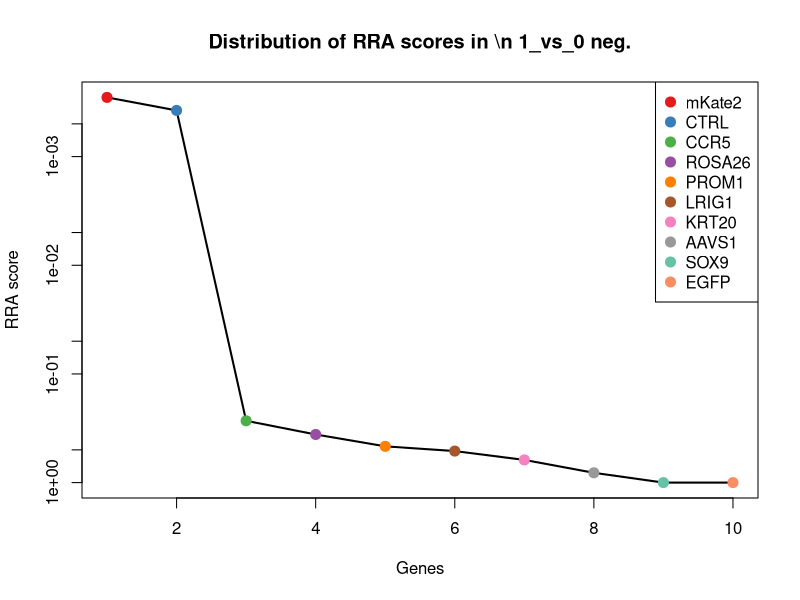
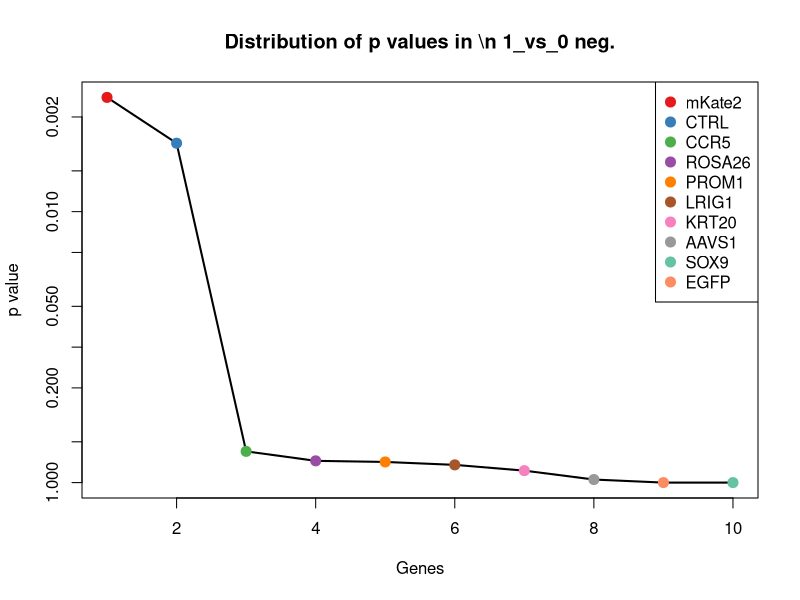
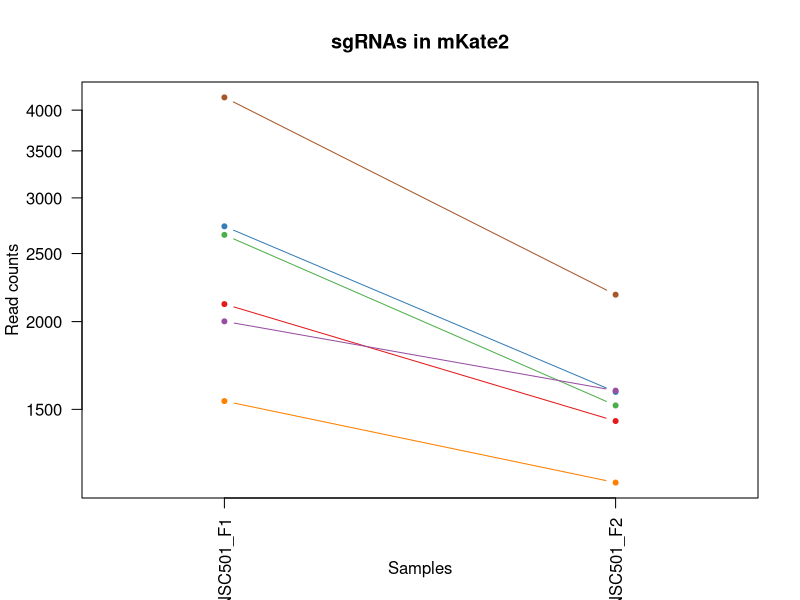
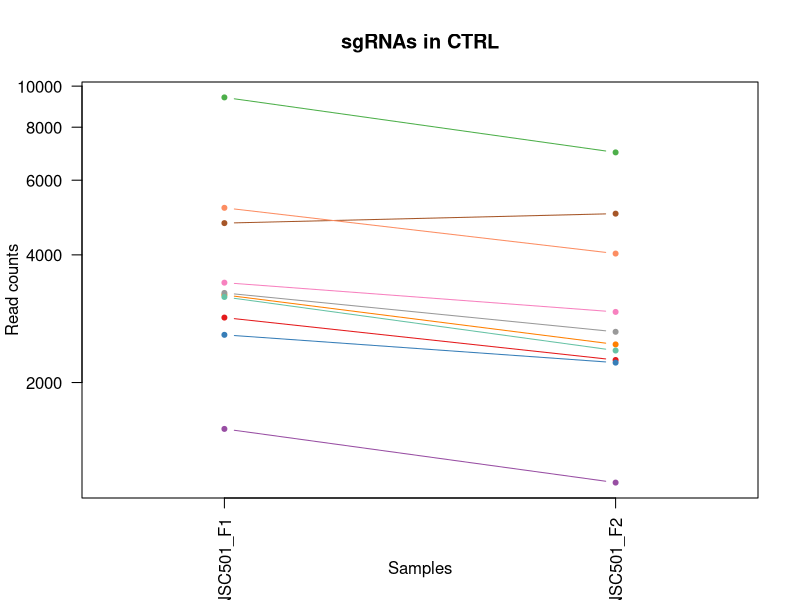
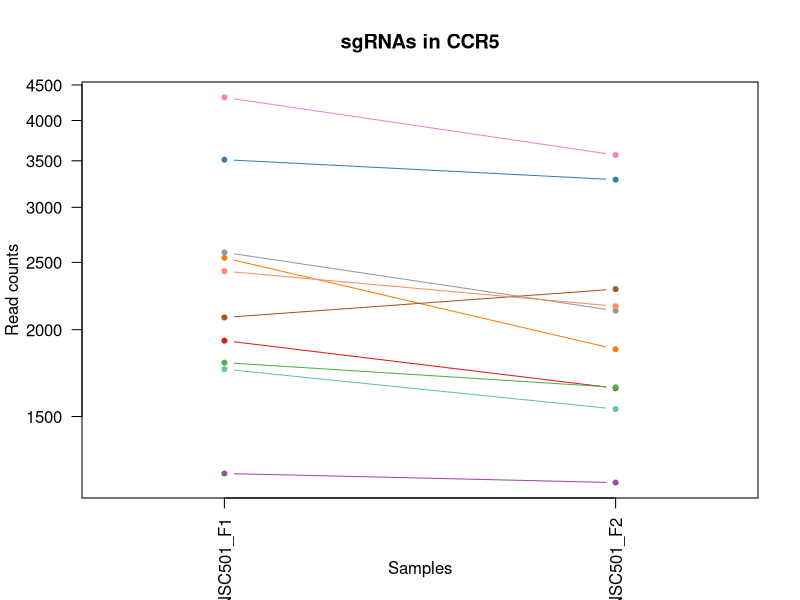
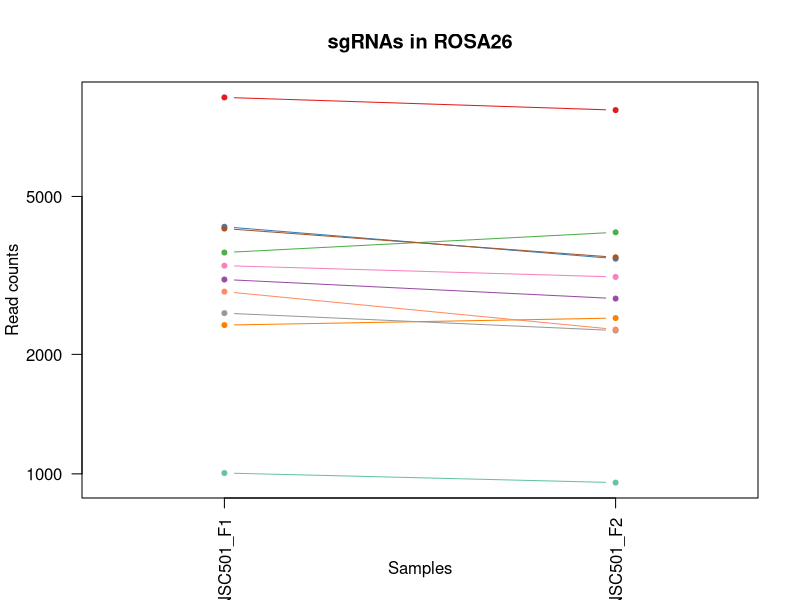
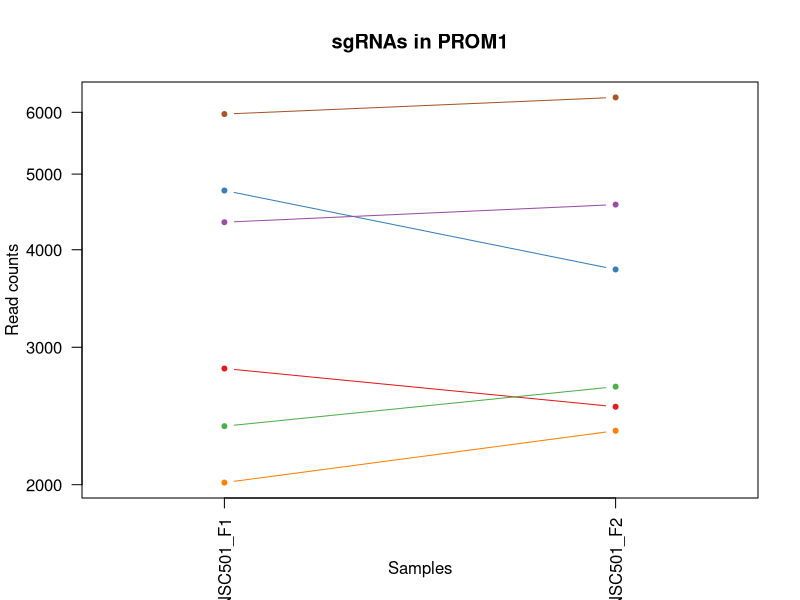
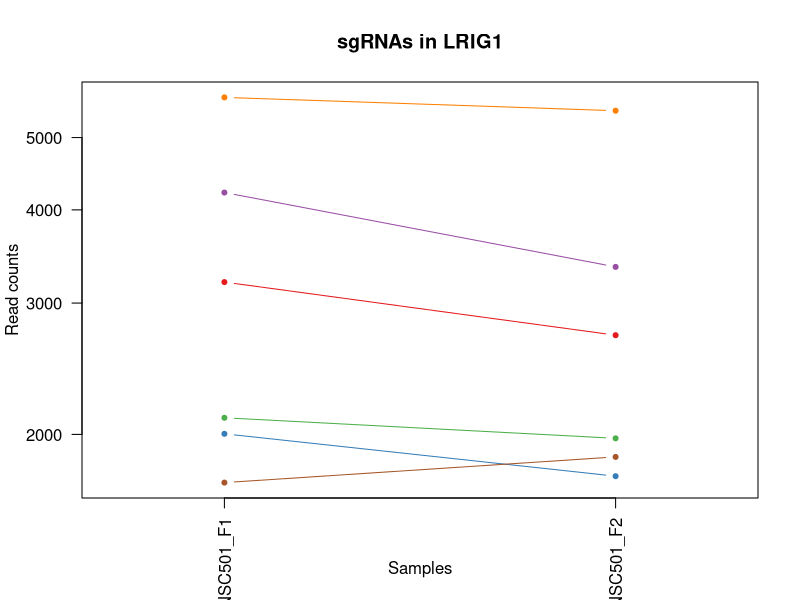

R code for these plots, in order: (Note: this script raises an error after producing the figures.)
pdf(file='S1A_c0_t1.pdf',width=4.5,height=4.5);
gstable=read.table('S1A_c0_t1.gene_summary.txt',header=T)
# 
#
# parameters
# Do not modify the variables beginning with "__"

# gstablename='__GENE_SUMMARY_FILE__'
startindex=3
# outputfile='__OUTPUT_FILE__'
targetgenelist=c("mKate2","CTRL","CCR5","ROSA26","PROM1","LRIG1","KRT20","AAVS1","SOX9","EGFP")
# samplelabel=sub('.\\w+.\\w+$','',colnames(gstable)[startindex]);
samplelabel='1_vs_0 neg.'


# You need to write some codes in front of this code:
# gstable=read.table(gstablename,header=T)
# pdf(file=outputfile,width=6,height=6)


# set up color using RColorBrewer
#library(RColorBrewer)
#colors <- brewer.pal(length(targetgenelist), "Set1")

colors=c( "#E41A1C", "#377EB8", "#4DAF4A", "#984EA3", "#FF7F00",  "#A65628", "#F781BF",
          "#999999", "#66C2A5", "#FC8D62", "#8DA0CB", "#E78AC3", "#A6D854", "#FFD92F", "#E5C494", "#B3B3B3", 
          "#8DD3C7", "#FFFFB3", "#BEBADA", "#FB8072", "#80B1D3", "#FDB462", "#B3DE69", "#FCCDE5",
          "#D9D9D9", "#BC80BD", "#CCEBC5", "#FFED6F")

######
# function definition

plotrankedvalues<-function(val, tglist, ...){
  
  plot(val,log='y',ylim=c(max(val),min(val)),type='l',lwd=2, ...)
  if(length(tglist)>0){
    for(i in 1:length(tglist)){
      targetgene=tglist[i];
      tx=which(names(val)==targetgene);ty=val[targetgene];
      points(tx,ty,col=colors[(i %% length(colors)) ],cex=2,pch=20)
      # text(tx+50,ty,targetgene,col=colors[i])
    }
    legend('topright',tglist,pch=20,pt.cex = 2,cex=1,col=colors)
  }
}



plotrandvalues<-function(val,targetgenelist, ...){
  # choose the one with the best distance distribution
  
  mindiffvalue=0;
  randval=val;
  for(i in 1:20){
    randval0=sample(val)
    vindex=sort(which(names(randval0) %in% targetgenelist))
    if(max(vindex)>0.9*length(val)){
      # print('pass...')
      next;
    }
    mindiffind=min(diff(vindex));
    if (mindiffind > mindiffvalue){
      mindiffvalue=mindiffind;
      randval=randval0;
      # print(paste('Diff: ',mindiffvalue))
    }
  }
  plot(randval,log='y',ylim=c(max(randval),min(randval)),pch=20,col='grey', ...)
  
  if(length(targetgenelist)>0){
    for(i in 1:length(targetgenelist)){
      targetgene=targetgenelist[i];
      tx=which(names(randval)==targetgene);ty=randval[targetgene];
      points(tx,ty,col=colors[(i %% length(colors)) ],cex=2,pch=20)
      text(tx+50,ty,targetgene,col=colors[i])
    }
  }
  
}




# set.seed(1235)



pvec=gstable[,startindex]
names(pvec)=gstable[,'id']
pvec=sort(pvec);

plotrankedvalues(pvec,targetgenelist,xlab='Genes',ylab='RRA score',main=paste('Distribution of RRA scores in \\n',samplelabel))

# plotrandvalues(pvec,targetgenelist,xlab='Genes',ylab='RRA score',main=paste('Distribution of RRA scores in \\n',samplelabel))


pvec=gstable[,startindex+1]
names(pvec)=gstable[,'id']
pvec=sort(pvec);

plotrankedvalues(pvec,targetgenelist,xlab='Genes',ylab='p value',main=paste('Distribution of p values in \\n',samplelabel))

# plotrandvalues(pvec,targetgenelist,xlab='Genes',ylab='p value',main=paste('Distribution of p values in \\n',samplelabel))



# you need to write after this code:
# dev.off()






# parameters
# Do not modify the variables beginning with "__"
targetmat=list(c(2116.9942217469297,1442.6934322582097),c(2732.079827702999,1587.192138509827),c(2656.6327367437307,1518.3832307709615),c(2000.6266746741596,1594.0730292837136),c(1540.2715433972678,1178.9259525925593),c(4169.410848689739,2183.5360055799933))
targetgene="mKate2"
collabel=c("S01_MNSC501_F1","S02_MNSC501_F2")

# set up color using RColorBrewer
#library(RColorBrewer)
#colors <- brewer.pal(length(targetgenelist), "Set1")

colors=c( "#E41A1C", "#377EB8", "#4DAF4A", "#984EA3", "#FF7F00",  "#A65628", "#F781BF",
          "#999999", "#66C2A5", "#FC8D62", "#8DA0CB", "#E78AC3", "#A6D854", "#FFD92F", "#E5C494", "#B3B3B3", 
          "#8DD3C7", "#FFFFB3", "#BEBADA", "#FB8072", "#80B1D3", "#FDB462", "#B3DE69", "#FCCDE5",
          "#D9D9D9", "#BC80BD", "#CCEBC5", "#FFED6F")


## code

targetmatvec=unlist(targetmat)+1
yrange=range(targetmatvec[targetmatvec>0]);
# yrange[1]=1; # set the minimum value to 1
for(i in 1:length(targetmat)){
  vali=targetmat[[i]]+1;
  if(i==1){
    plot(1:length(vali),vali,type='b',las=1,pch=20,main=paste('sgRNAs in',targetgene),ylab='Read counts',xlab='Samples',xlim=c(0.7,length(vali)+0.3),ylim = yrange,col=colors[(i %% length(colors))],xaxt='n',log='y')
    axis(1,at=1:length(vali),labels=(collabel),las=2)
    # lines(0:100,rep(1,101),col='black');
  }else{
    lines(1:length(vali),vali,type='b',pch=20,col=colors[(i %% length(colors))])
  }
}




# parameters
# Do not modify the variables beginning with "__"
targetmat=list(c(2844.6110820151284,2259.225804092745),c(2590.136995559291,2227.1149804812744),c(9404.671702710839,6977.223244720944),c(1553.6985680595103,1160.5769105288618),c(3217.370861924056,2458.7716365354545),c(4751.887966180363,5002.407592615509),c(3438.5970777876737,2933.553099933625),c(3251.897496769823,2633.08753614058),c(3181.565462824742,2378.494577506778),c(5163.010673695698,4027.614732981584))
targetgene="CTRL"
collabel=c("S01_MNSC501_F1","S02_MNSC501_F2")

# set up color using RColorBrewer
#library(RColorBrewer)
#colors <- brewer.pal(length(targetgenelist), "Set1")

colors=c( "#E41A1C", "#377EB8", "#4DAF4A", "#984EA3", "#FF7F00",  "#A65628", "#F781BF",
          "#999999", "#66C2A5", "#FC8D62", "#8DA0CB", "#E78AC3", "#A6D854", "#FFD92F", "#E5C494", "#B3B3B3", 
          "#8DD3C7", "#FFFFB3", "#BEBADA", "#FB8072", "#80B1D3", "#FDB462", "#B3DE69", "#FCCDE5",
          "#D9D9D9", "#BC80BD", "#CCEBC5", "#FFED6F")


## code

targetmatvec=unlist(targetmat)+1
yrange=range(targetmatvec[targetmatvec>0]);
# yrange[1]=1; # set the minimum value to 1
for(i in 1:length(targetmat)){
  vali=targetmat[[i]]+1;
  if(i==1){
    plot(1:length(vali),vali,type='b',las=1,pch=20,main=paste('sgRNAs in',targetgene),ylab='Read counts',xlab='Samples',xlim=c(0.7,length(vali)+0.3),ylim = yrange,col=colors[(i %% length(colors))],xaxt='n',log='y')
    axis(1,at=1:length(vali),labels=(collabel),las=2)
    # lines(0:100,rep(1,101),col='black');
  }else{
    lines(1:length(vali),vali,type='b',pch=20,col=colors[(i %% length(colors))])
  }
}




# parameters
# Do not modify the variables beginning with "__"
targetmat=list(c(1927.7371122219852,1646.8265252168435),c(3512.126022366622,3286.7721596598008),c(1792.1881013460113,1651.413785732768),c(1241.0407080672878,1204.1558854301434),c(2536.42889691032,1873.8959207550993),c(2081.828204774389,2286.749367188291),c(4317.108119974409,3566.595051131186),c(2583.1037921647826,2128.488879388901),c(1753.8251737396038,1536.732272834659),c(2427.0945532320584,2160.5997030003714))
targetgene="CCR5"
collabel=c("S01_MNSC501_F1","S02_MNSC501_F2")

# set up color using RColorBrewer
#library(RColorBrewer)
#colors <- brewer.pal(length(targetgenelist), "Set1")

colors=c( "#E41A1C", "#377EB8", "#4DAF4A", "#984EA3", "#FF7F00",  "#A65628", "#F781BF",
          "#999999", "#66C2A5", "#FC8D62", "#8DA0CB", "#E78AC3", "#A6D854", "#FFD92F", "#E5C494", "#B3B3B3", 
          "#8DD3C7", "#FFFFB3", "#BEBADA", "#FB8072", "#80B1D3", "#FDB462", "#B3DE69", "#FCCDE5",
          "#D9D9D9", "#BC80BD", "#CCEBC5", "#FFED6F")


## code

targetmatvec=unlist(targetmat)+1
yrange=range(targetmatvec[targetmatvec>0]);
# yrange[1]=1; # set the minimum value to 1
for(i in 1:length(targetmat)){
  vali=targetmat[[i]]+1;
  if(i==1){
    plot(1:length(vali),vali,type='b',las=1,pch=20,main=paste('sgRNAs in',targetgene),ylab='Read counts',xlab='Samples',xlim=c(0.7,length(vali)+0.3),ylim = yrange,col=colors[(i %% length(colors))],xaxt='n',log='y')
    axis(1,at=1:length(vali),labels=(collabel),las=2)
    # lines(0:100,rep(1,101),col='black');
  }else{
    lines(1:length(vali),vali,type='b',pch=20,col=colors[(i %% length(colors))])
  }
}




# parameters
# Do not modify the variables beginning with "__"
targetmat=list(c(8881.017740883373,8250.188037889953),c(4192.4286052535845,3484.024361844548),c(3610.5908698897347,4059.7255565930545),c(3086.93690806227,2763.8244608444243),c(2369.5501618224466,2467.946157567303),c(4148.950620632989,3511.547924940094),c(3345.2472872787484,3133.0989323763347),c(2539.6258075441874,2295.92388822014),c(1003.8299390343338,949.5629267963416),c(2877.219570480575,2309.6856697679127))
targetgene="ROSA26"
collabel=c("S01_MNSC501_F1","S02_MNSC501_F2")

# set up color using RColorBrewer
#library(RColorBrewer)
#colors <- brewer.pal(length(targetgenelist), "Set1")

colors=c( "#E41A1C", "#377EB8", "#4DAF4A", "#984EA3", "#FF7F00",  "#A65628", "#F781BF",
          "#999999", "#66C2A5", "#FC8D62", "#8DA0CB", "#E78AC3", "#A6D854", "#FFD92F", "#E5C494", "#B3B3B3", 
          "#8DD3C7", "#FFFFB3", "#BEBADA", "#FB8072", "#80B1D3", "#FDB462", "#B3DE69", "#FCCDE5",
          "#D9D9D9", "#BC80BD", "#CCEBC5", "#FFED6F")


## code

targetmatvec=unlist(targetmat)+1
yrange=range(targetmatvec[targetmatvec>0]);
# yrange[1]=1; # set the minimum value to 1
for(i in 1:length(targetmat)){
  vali=targetmat[[i]]+1;
  if(i==1){
    plot(1:length(vali),vali,type='b',las=1,pch=20,main=paste('sgRNAs in',targetgene),ylab='Read counts',xlab='Samples',xlim=c(0.7,length(vali)+0.3),ylim = yrange,col=colors[(i %% length(colors))],xaxt='n',log='y')
    axis(1,at=1:length(vali),labels=(collabel),las=2)
    # lines(0:100,rep(1,101),col='black');
  }else{
    lines(1:length(vali),vali,type='b',pch=20,col=colors[(i %% length(colors))])
  }
}




# parameters
# Do not modify the variables beginning with "__"
targetmat=list(c(2816.478268437096,2516.112392984509),c(4762.757462335511,3773.0217743477824),c(2375.9439830901815,2669.785620267975),c(4337.56834803116,4568.911473860658),c(2011.4961708293085,2344.0901236373456),c(5967.992771303486,6268.491495010631))
targetgene="PROM1"
collabel=c("S01_MNSC501_F1","S02_MNSC501_F2")

# set up color using RColorBrewer
#library(RColorBrewer)
#colors <- brewer.pal(length(targetgenelist), "Set1")

colors=c( "#E41A1C", "#377EB8", "#4DAF4A", "#984EA3", "#FF7F00",  "#A65628", "#F781BF",
          "#999999", "#66C2A5", "#FC8D62", "#8DA0CB", "#E78AC3", "#A6D854", "#FFD92F", "#E5C494", "#B3B3B3", 
          "#8DD3C7", "#FFFFB3", "#BEBADA", "#FB8072", "#80B1D3", "#FDB462", "#B3DE69", "#FCCDE5",
          "#D9D9D9", "#BC80BD", "#CCEBC5", "#FFED6F")


## code

targetmatvec=unlist(targetmat)+1
yrange=range(targetmatvec[targetmatvec>0]);
# yrange[1]=1; # set the minimum value to 1
for(i in 1:length(targetmat)){
  vali=targetmat[[i]]+1;
  if(i==1){
    plot(1:length(vali),vali,type='b',las=1,pch=20,main=paste('sgRNAs in',targetgene),ylab='Read counts',xlab='Samples',xlim=c(0.7,length(vali)+0.3),ylim = yrange,col=colors[(i %% length(colors))],xaxt='n',log='y')
    axis(1,at=1:length(vali),labels=(collabel),las=2)
    # lines(0:100,rep(1,101),col='black');
  }else{
    lines(1:length(vali),vali,type='b',pch=20,col=colors[(i %% length(colors))])
  }
}




# parameters
# Do not modify the variables beginning with "__"
targetmat=list(c(3199.468162374399,2715.6582254272184),c(2002.54482105448,1756.920777599028),c(2104.2065792114604,1974.815652105435),c(4218.643272451296,3353.287437140704),c(5659.171204071904,5431.316450854437),c(1722.495449527704,1864.7213997232504))
targetgene="LRIG1"
collabel=c("S01_MNSC501_F1","S02_MNSC501_F2")

# set up color using RColorBrewer
#library(RColorBrewer)
#colors <- brewer.pal(length(targetgenelist), "Set1")

colors=c( "#E41A1C", "#377EB8", "#4DAF4A", "#984EA3", "#FF7F00",  "#A65628", "#F781BF",
          "#999999", "#66C2A5", "#FC8D62", "#8DA0CB", "#E78AC3", "#A6D854", "#FFD92F", "#E5C494", "#B3B3B3", 
          "#8DD3C7", "#FFFFB3", "#BEBADA", "#FB8072", "#80B1D3", "#FDB462", "#B3DE69", "#FCCDE5",
          "#D9D9D9", "#BC80BD", "#CCEBC5", "#FFED6F")


## code

targetmatvec=unlist(targetmat)+1
yrange=range(targetmatvec[targetmatvec>0]);
# yrange[1]=1; # set the minimum value to 1
for(i in 1:length(targetmat)){
  vali=targetmat[[i]]+1;
  if(i==1){
    plot(1:length(vali),vali,type='b',las=1,pch=20,main=paste('sgRNAs in',targetgene),ylab='Read counts',xlab='Samples',xlim=c(0.7,length(vali)+0.3),ylim = yrange,col=colors[(i %% length(colors))],xaxt='n',log='y')
    axis(1,at=1:length(vali),labels=(collabel),las=2)
    # lines(0:100,rep(1,101),col='black');
  }else{
    lines(1:length(vali),vali,type='b',pch=20,col=colors[(i %% length(colors))])
  }
}




# parameters
# Do not modify the variables beginning with "__"
targetmat=list(c(1796.0243941066522,2137.6634004207494),c(2933.4851976366394,3050.5282430896964),c(2386.81347924533,2130.782509646863),c(1275.5673429130547,1103.2361540798074),c(4333.732055270519,3839.5370518286854),c(1599.0946990604261,1919.7685259143427))
targetgene="KRT20"
collabel=c("S01_MNSC501_F1","S02_MNSC501_F2")

# set up color using RColorBrewer
#library(RColorBrewer)
#colors <- brewer.pal(length(targetgenelist), "Set1")

colors=c( "#E41A1C", "#377EB8", "#4DAF4A", "#984EA3", "#FF7F00",  "#A65628", "#F781BF",
          "#999999", "#66C2A5", "#FC8D62", "#8DA0CB", "#E78AC3", "#A6D854", "#FFD92F", "#E5C494", "#B3B3B3", 
          "#8DD3C7", "#FFFFB3", "#BEBADA", "#FB8072", "#80B1D3", "#FDB462", "#B3DE69", "#FCCDE5",
          "#D9D9D9", "#BC80BD", "#CCEBC5", "#FFED6F")


## code

targetmatvec=unlist(targetmat)+1
yrange=range(targetmatvec[targetmatvec>0]);
# yrange[1]=1; # set the minimum value to 1
for(i in 1:length(targetmat)){
  vali=targetmat[[i]]+1;
  if(i==1){
    plot(1:length(vali),vali,type='b',las=1,pch=20,main=paste('sgRNAs in',targetgene),ylab='Read counts',xlab='Samples',xlim=c(0.7,length(vali)+0.3),ylim = yrange,col=colors[(i %% length(colors))],xaxt='n',log='y')
    axis(1,at=1:length(vali),labels=(collabel),las=2)
    # lines(0:100,rep(1,101),col='black');
  }else{
    lines(1:length(vali),vali,type='b',pch=20,col=colors[(i %% length(colors))])
  }
}




# parameters
# Do not modify the variables beginning with "__"
targetmat=list(c(3015.965491990416,3364.7555884305148),c(3262.766992924972,2766.118091102386),c(1983.3633572512763,2311.979300025875),c(1214.1866587428026,1300.4883562645548),c(2436.045903006887,2261.5194343507073),c(893.8562132292985,970.2055991180011),c(1900.8830628974997,1646.8265252168435),c(3358.0349298142173,4213.398783876521),c(994.8785892595055,1142.2278684651644),c(1657.9178547235845,1399.1144573569284))
targetgene="AAVS1"
collabel=c("S01_MNSC501_F1","S02_MNSC501_F2")

# set up color using RColorBrewer
#library(RColorBrewer)
#colors <- brewer.pal(length(targetgenelist), "Set1")

colors=c( "#E41A1C", "#377EB8", "#4DAF4A", "#984EA3", "#FF7F00",  "#A65628", "#F781BF",
          "#999999", "#66C2A5", "#FC8D62", "#8DA0CB", "#E78AC3", "#A6D854", "#FFD92F", "#E5C494", "#B3B3B3", 
          "#8DD3C7", "#FFFFB3", "#BEBADA", "#FB8072", "#80B1D3", "#FDB462", "#B3DE69", "#FCCDE5",
          "#D9D9D9", "#BC80BD", "#CCEBC5", "#FFED6F")


## code

targetmatvec=unlist(targetmat)+1
yrange=range(targetmatvec[targetmatvec>0]);
# yrange[1]=1; # set the minimum value to 1
for(i in 1:length(targetmat)){
  vali=targetmat[[i]]+1;
  if(i==1){
    plot(1:length(vali),vali,type='b',las=1,pch=20,main=paste('sgRNAs in',targetgene),ylab='Read counts',xlab='Samples',xlim=c(0.7,length(vali)+0.3),ylim = yrange,col=colors[(i %% length(colors))],xaxt='n',log='y')
    axis(1,at=1:length(vali),labels=(collabel),las=2)
    # lines(0:100,rep(1,101),col='black');
  }else{
    lines(1:length(vali),vali,type='b',pch=20,col=colors[(i %% length(colors))])
  }
}




# parameters
# Do not modify the variables beginning with "__"
targetmat=list(c(1691.805107442578,2486.2951996310007),c(1207.792837475068,1768.388928888839),c(637.4639803931407,995.4355319555851),c(677.7450543798687,1137.6406079492401),c(1051.14421641557,2302.8047789940265),c(1985.92088575837,3213.375991405011))
targetgene="SOX9"
collabel=c("S01_MNSC501_F1","S02_MNSC501_F2")

# set up color using RColorBrewer
#library(RColorBrewer)
#colors <- brewer.pal(length(targetgenelist), "Set1")

colors=c( "#E41A1C", "#377EB8", "#4DAF4A", "#984EA3", "#FF7F00",  "#A65628", "#F781BF",
          "#999999", "#66C2A5", "#FC8D62", "#8DA0CB", "#E78AC3", "#A6D854", "#FFD92F", "#E5C494", "#B3B3B3", 
          "#8DD3C7", "#FFFFB3", "#BEBADA", "#FB8072", "#80B1D3", "#FDB462", "#B3DE69", "#FCCDE5",
          "#D9D9D9", "#BC80BD", "#CCEBC5", "#FFED6F")


## code

targetmatvec=unlist(targetmat)+1
yrange=range(targetmatvec[targetmatvec>0]);
# yrange[1]=1; # set the minimum value to 1
for(i in 1:length(targetmat)){
  vali=targetmat[[i]]+1;
  if(i==1){
    plot(1:length(vali),vali,type='b',las=1,pch=20,main=paste('sgRNAs in',targetgene),ylab='Read counts',xlab='Samples',xlim=c(0.7,length(vali)+0.3),ylim = yrange,col=colors[(i %% length(colors))],xaxt='n',log='y')
    axis(1,at=1:length(vali),labels=(collabel),las=2)
    # lines(0:100,rep(1,101),col='black');
  }else{
    lines(1:length(vali),vali,type='b',pch=20,col=colors[(i %% length(colors))])
  }
}




# parameters
# Do not modify the variables beginning with "__"
targetmat=list(c(615.0856059560696,3318.8829832712713),c(952.679368892457,4518.45160818549),c(627.8732484915388,2584.9213007233743),c(547.9504826448562,2130.782509646863),c(774.9311376494348,4041.376514529357),c(2045.383423548302,4454.229960962549))
targetgene="EGFP"
collabel=c("S01_MNSC501_F1","S02_MNSC501_F2")

# set up color using RColorBrewer
#library(RColorBrewer)
#colors <- brewer.pal(length(targetgenelist), "Set1")

colors=c( "#E41A1C", "#377EB8", "#4DAF4A", "#984EA3", "#FF7F00",  "#A65628", "#F781BF",
          "#999999", "#66C2A5", "#FC8D62", "#8DA0CB", "#E78AC3", "#A6D854", "#FFD92F", "#E5C494", "#B3B3B3", 
          "#8DD3C7", "#FFFFB3", "#BEBADA", "#FB8072", "#80B1D3", "#FDB462", "#B3DE69", "#FCCDE5",
          "#D9D9D9", "#BC80BD", "#CCEBC5", "#FFED6F")


## code

targetmatvec=unlist(targetmat)+1
yrange=range(targetmatvec[targetmatvec>0]);
# yrange[1]=1; # set the minimum value to 1
for(i in 1:length(targetmat)){
  vali=targetmat[[i]]+1;
  if(i==1){
    plot(1:length(vali),vali,type='b',las=1,pch=20,main=paste('sgRNAs in',targetgene),ylab='Read counts',xlab='Samples',xlim=c(0.7,length(vali)+0.3),ylim = yrange,col=colors[(i %% length(colors))],xaxt='n',log='y')
    axis(1,at=1:length(vali),labels=(collabel),las=2)
    # lines(0:100,rep(1,101),col='black');
  }else{
    lines(1:length(vali),vali,type='b',pch=20,col=colors[(i %% length(colors))])
  }
}



# 
#
# parameters
# Do not modify the variables beginning with "__"

# gstablename='__GENE_SUMMARY_FILE__'
startindex=9
# outputfile='__OUTPUT_FILE__'
targetgenelist=c("EGFP","SOX9","AAVS1","KRT20","PROM1","LRIG1","ROSA26","CCR5","CTRL","mKate2")
# samplelabel=sub('.\\w+.\\w+$','',colnames(gstable)[startindex]);
samplelabel='1_vs_0 pos.'


# You need to write some codes in front of this code:
# gstable=read.table(gstablename,header=T)
# pdf(file=outputfile,width=6,height=6)


# set up color using RColorBrewer
#library(RColorBrewer)
#colors <- brewer.pal(length(targetgenelist), "Set1")

colors=c( "#E41A1C", "#377EB8", "#4DAF4A", "#984EA3", "#FF7F00",  "#A65628", "#F781BF",
          "#999999", "#66C2A5", "#FC8D62", "#8DA0CB", "#E78AC3", "#A6D854", "#FFD92F", "#E5C494", "#B3B3B3", 
          "#8DD3C7", "#FFFFB3", "#BEBADA", "#FB8072", "#80B1D3", "#FDB462", "#B3DE69", "#FCCDE5",
          "#D9D9D9", "#BC80BD", "#CCEBC5", "#FFED6F")

######
# function definition

plotrankedvalues<-function(val, tglist, ...){
  
  plot(val,log='y',ylim=c(max(val),min(val)),type='l',lwd=2, ...)
  if(length(tglist)>0){
    for(i in 1:length(tglist)){
      targetgene=tglist[i];
      tx=which(names(val)==targetgene);ty=val[targetgene];
      points(tx,ty,col=colors[(i %% length(colors)) ],cex=2,pch=20)
      # text(tx+50,ty,targetgene,col=colors[i])
    }
    legend('topright',tglist,pch=20,pt.cex = 2,cex=1,col=colors)
  }
}



plotrandvalues<-function(val,targetgenelist, ...){
  # choose the one with the best distance distribution
  
  mindiffvalue=0;
  randval=val;
  for(i in 1:20){
    randval0=sample(val)
    vindex=sort(which(names(randval0) %in% targetgenelist))
    if(max(vindex)>0.9*length(val)){
      # print('pass...')
      next;
    }
    mindiffind=min(diff(vindex));
    if (mindiffind > mindiffvalue){
      mindiffvalue=mindiffind;
      randval=randval0;
      # print(paste('Diff: ',mindiffvalue))
    }
  }
  plot(randval,log='y',ylim=c(max(randval),min(randval)),pch=20,col='grey', ...)
  
  if(length(targetgenelist)>0){
    for(i in 1:length(targetgenelist)){
      targetgene=targetgenelist[i];
      tx=which(names(randval)==targetgene);ty=randval[targetgene];
      points(tx,ty,col=colors[(i %% length(colors)) ],cex=2,pch=20)
      text(tx+50,ty,targetgene,col=colors[i])
    }
  }
  
}




# set.seed(1235)



pvec=gstable[,startindex]
names(pvec)=gstable[,'id']
pvec=sort(pvec);

plotrankedvalues(pvec,targetgenelist,xlab='Genes',ylab='RRA score',main=paste('Distribution of RRA scores in \\n',samplelabel))

# plotrandvalues(pvec,targetgenelist,xlab='Genes',ylab='RRA score',main=paste('Distribution of RRA scores in \\n',samplelabel))


pvec=gstable[,startindex+1]
names(pvec)=gstable[,'id']
pvec=sort(pvec);

plotrankedvalues(pvec,targetgenelist,xlab='Genes',ylab='p value',main=paste('Distribution of p values in \\n',samplelabel))

# plotrandvalues(pvec,targetgenelist,xlab='Genes',ylab='p value',main=paste('Distribution of p values in \\n',samplelabel))



# you need to write after this code:
# dev.off()






# parameters
# Do not modify the variables beginning with "__"
targetmat=list(c(615.0856059560696,3318.8829832712713),c(952.679368892457,4518.45160818549),c(627.8732484915388,2584.9213007233743),c(547.9504826448562,2130.782509646863),c(774.9311376494348,4041.376514529357),c(2045.383423548302,4454.229960962549))
targetgene="EGFP"
collabel=c("S01_MNSC501_F1","S02_MNSC501_F2")

# set up color using RColorBrewer
#library(RColorBrewer)
#colors <- brewer.pal(length(targetgenelist), "Set1")

colors=c( "#E41A1C", "#377EB8", "#4DAF4A", "#984EA3", "#FF7F00",  "#A65628", "#F781BF",
          "#999999", "#66C2A5", "#FC8D62", "#8DA0CB", "#E78AC3", "#A6D854", "#FFD92F", "#E5C494", "#B3B3B3", 
          "#8DD3C7", "#FFFFB3", "#BEBADA", "#FB8072", "#80B1D3", "#FDB462", "#B3DE69", "#FCCDE5",
          "#D9D9D9", "#BC80BD", "#CCEBC5", "#FFED6F")


## code

targetmatvec=unlist(targetmat)+1
yrange=range(targetmatvec[targetmatvec>0]);
# yrange[1]=1; # set the minimum value to 1
for(i in 1:length(targetmat)){
  vali=targetmat[[i]]+1;
  if(i==1){
    plot(1:length(vali),vali,type='b',las=1,pch=20,main=paste('sgRNAs in',targetgene),ylab='Read counts',xlab='Samples',xlim=c(0.7,length(vali)+0.3),ylim = yrange,col=colors[(i %% length(colors))],xaxt='n',log='y')
    axis(1,at=1:length(vali),labels=(collabel),las=2)
    # lines(0:100,rep(1,101),col='black');
  }else{
    lines(1:length(vali),vali,type='b',pch=20,col=colors[(i %% length(colors))])
  }
}




# parameters
# Do not modify the variables beginning with "__"
targetmat=list(c(1691.805107442578,2486.2951996310007),c(1207.792837475068,1768.388928888839),c(637.4639803931407,995.4355319555851),c(677.7450543798687,1137.6406079492401),c(1051.14421641557,2302.8047789940265),c(1985.92088575837,3213.375991405011))
targetgene="SOX9"
collabel=c("S01_MNSC501_F1","S02_MNSC501_F2")

# set up color using RColorBrewer
#library(RColorBrewer)
#colors <- brewer.pal(length(targetgenelist), "Set1")

colors=c( "#E41A1C", "#377EB8", "#4DAF4A", "#984EA3", "#FF7F00",  "#A65628", "#F781BF",
          "#999999", "#66C2A5", "#FC8D62", "#8DA0CB", "#E78AC3", "#A6D854", "#FFD92F", "#E5C494", "#B3B3B3", 
          "#8DD3C7", "#FFFFB3", "#BEBADA", "#FB8072", "#80B1D3", "#FDB462", "#B3DE69", "#FCCDE5",
          "#D9D9D9", "#BC80BD", "#CCEBC5", "#FFED6F")


## code

targetmatvec=unlist(targetmat)+1
yrange=range(targetmatvec[targetmatvec>0]);
# yrange[1]=1; # set the minimum value to 1
for(i in 1:length(targetmat)){
  vali=targetmat[[i]]+1;
  if(i==1){
    plot(1:length(vali),vali,type='b',las=1,pch=20,main=paste('sgRNAs in',targetgene),ylab='Read counts',xlab='Samples',xlim=c(0.7,length(vali)+0.3),ylim = yrange,col=colors[(i %% length(colors))],xaxt='n',log='y')
    axis(1,at=1:length(vali),labels=(collabel),las=2)
    # lines(0:100,rep(1,101),col='black');
  }else{
    lines(1:length(vali),vali,type='b',pch=20,col=colors[(i %% length(colors))])
  }
}




# parameters
# Do not modify the variables beginning with "__"
targetmat=list(c(3015.965491990416,3364.7555884305148),c(3262.766992924972,2766.118091102386),c(1983.3633572512763,2311.979300025875),c(1214.1866587428026,1300.4883562645548),c(2436.045903006887,2261.5194343507073),c(893.8562132292985,970.2055991180011),c(1900.8830628974997,1646.8265252168435),c(3358.0349298142173,4213.398783876521),c(994.8785892595055,1142.2278684651644),c(1657.9178547235845,1399.1144573569284))
targetgene="AAVS1"
collabel=c("S01_MNSC501_F1","S02_MNSC501_F2")

# set up color using RColorBrewer
#library(RColorBrewer)
#colors <- brewer.pal(length(targetgenelist), "Set1")

colors=c( "#E41A1C", "#377EB8", "#4DAF4A", "#984EA3", "#FF7F00",  "#A65628", "#F781BF",
          "#999999", "#66C2A5", "#FC8D62", "#8DA0CB", "#E78AC3", "#A6D854", "#FFD92F", "#E5C494", "#B3B3B3", 
          "#8DD3C7", "#FFFFB3", "#BEBADA", "#FB8072", "#80B1D3", "#FDB462", "#B3DE69", "#FCCDE5",
          "#D9D9D9", "#BC80BD", "#CCEBC5", "#FFED6F")


## code

targetmatvec=unlist(targetmat)+1
yrange=range(targetmatvec[targetmatvec>0]);
# yrange[1]=1; # set the minimum value to 1
for(i in 1:length(targetmat)){
  vali=targetmat[[i]]+1;
  if(i==1){
    plot(1:length(vali),vali,type='b',las=1,pch=20,main=paste('sgRNAs in',targetgene),ylab='Read counts',xlab='Samples',xlim=c(0.7,length(vali)+0.3),ylim = yrange,col=colors[(i %% length(colors))],xaxt='n',log='y')
    axis(1,at=1:length(vali),labels=(collabel),las=2)
    # lines(0:100,rep(1,101),col='black');
  }else{
    lines(1:length(vali),vali,type='b',pch=20,col=colors[(i %% length(colors))])
  }
}




# parameters
# Do not modify the variables beginning with "__"
targetmat=list(c(1796.0243941066522,2137.6634004207494),c(2933.4851976366394,3050.5282430896964),c(2386.81347924533,2130.782509646863),c(1275.5673429130547,1103.2361540798074),c(4333.732055270519,3839.5370518286854),c(1599.0946990604261,1919.7685259143427))
targetgene="KRT20"
collabel=c("S01_MNSC501_F1","S02_MNSC501_F2")

# set up color using RColorBrewer
#library(RColorBrewer)
#colors <- brewer.pal(length(targetgenelist), "Set1")

colors=c( "#E41A1C", "#377EB8", "#4DAF4A", "#984EA3", "#FF7F00",  "#A65628", "#F781BF",
          "#999999", "#66C2A5", "#FC8D62", "#8DA0CB", "#E78AC3", "#A6D854", "#FFD92F", "#E5C494", "#B3B3B3", 
          "#8DD3C7", "#FFFFB3", "#BEBADA", "#FB8072", "#80B1D3", "#FDB462", "#B3DE69", "#FCCDE5",
          "#D9D9D9", "#BC80BD", "#CCEBC5", "#FFED6F")


## code

targetmatvec=unlist(targetmat)+1
yrange=range(targetmatvec[targetmatvec>0]);
# yrange[1]=1; # set the minimum value to 1
for(i in 1:length(targetmat)){
  vali=targetmat[[i]]+1;
  if(i==1){
    plot(1:length(vali),vali,type='b',las=1,pch=20,main=paste('sgRNAs in',targetgene),ylab='Read counts',xlab='Samples',xlim=c(0.7,length(vali)+0.3),ylim = yrange,col=colors[(i %% length(colors))],xaxt='n',log='y')
    axis(1,at=1:length(vali),labels=(collabel),las=2)
    # lines(0:100,rep(1,101),col='black');
  }else{
    lines(1:length(vali),vali,type='b',pch=20,col=colors[(i %% length(colors))])
  }
}




# parameters
# Do not modify the variables beginning with "__"
targetmat=list(c(2816.478268437096,2516.112392984509),c(4762.757462335511,3773.0217743477824),c(2375.9439830901815,2669.785620267975),c(4337.56834803116,4568.911473860658),c(2011.4961708293085,2344.0901236373456),c(5967.992771303486,6268.491495010631))
targetgene="PROM1"
collabel=c("S01_MNSC501_F1","S02_MNSC501_F2")

# set up color using RColorBrewer
#library(RColorBrewer)
#colors <- brewer.pal(length(targetgenelist), "Set1")

colors=c( "#E41A1C", "#377EB8", "#4DAF4A", "#984EA3", "#FF7F00",  "#A65628", "#F781BF",
          "#999999", "#66C2A5", "#FC8D62", "#8DA0CB", "#E78AC3", "#A6D854", "#FFD92F", "#E5C494", "#B3B3B3", 
          "#8DD3C7", "#FFFFB3", "#BEBADA", "#FB8072", "#80B1D3", "#FDB462", "#B3DE69", "#FCCDE5",
          "#D9D9D9", "#BC80BD", "#CCEBC5", "#FFED6F")


## code

targetmatvec=unlist(targetmat)+1
yrange=range(targetmatvec[targetmatvec>0]);
# yrange[1]=1; # set the minimum value to 1
for(i in 1:length(targetmat)){
  vali=targetmat[[i]]+1;
  if(i==1){
    plot(1:length(vali),vali,type='b',las=1,pch=20,main=paste('sgRNAs in',targetgene),ylab='Read counts',xlab='Samples',xlim=c(0.7,length(vali)+0.3),ylim = yrange,col=colors[(i %% length(colors))],xaxt='n',log='y')
    axis(1,at=1:length(vali),labels=(collabel),las=2)
    # lines(0:100,rep(1,101),col='black');
  }else{
    lines(1:length(vali),vali,type='b',pch=20,col=colors[(i %% length(colors))])
  }
}




# parameters
# Do not modify the variables beginning with "__"
targetmat=list(c(3199.468162374399,2715.6582254272184),c(2002.54482105448,1756.920777599028),c(2104.2065792114604,1974.815652105435),c(4218.643272451296,3353.287437140704),c(5659.171204071904,5431.316450854437),c(1722.495449527704,1864.7213997232504))
targetgene="LRIG1"
collabel=c("S01_MNSC501_F1","S02_MNSC501_F2")

# set up color using RColorBrewer
#library(RColorBrewer)
#colors <- brewer.pal(length(targetgenelist), "Set1")

colors=c( "#E41A1C", "#377EB8", "#4DAF4A", "#984EA3", "#FF7F00",  "#A65628", "#F781BF",
          "#999999", "#66C2A5", "#FC8D62", "#8DA0CB", "#E78AC3", "#A6D854", "#FFD92F", "#E5C494", "#B3B3B3", 
          "#8DD3C7", "#FFFFB3", "#BEBADA", "#FB8072", "#80B1D3", "#FDB462", "#B3DE69", "#FCCDE5",
          "#D9D9D9", "#BC80BD", "#CCEBC5", "#FFED6F")


## code

targetmatvec=unlist(targetmat)+1
yrange=range(targetmatvec[targetmatvec>0]);
# yrange[1]=1; # set the minimum value to 1
for(i in 1:length(targetmat)){
  vali=targetmat[[i]]+1;
  if(i==1){
    plot(1:length(vali),vali,type='b',las=1,pch=20,main=paste('sgRNAs in',targetgene),ylab='Read counts',xlab='Samples',xlim=c(0.7,length(vali)+0.3),ylim = yrange,col=colors[(i %% length(colors))],xaxt='n',log='y')
    axis(1,at=1:length(vali),labels=(collabel),las=2)
    # lines(0:100,rep(1,101),col='black');
  }else{
    lines(1:length(vali),vali,type='b',pch=20,col=colors[(i %% length(colors))])
  }
}




# parameters
# Do not modify the variables beginning with "__"
targetmat=list(c(8881.017740883373,8250.188037889953),c(4192.4286052535845,3484.024361844548),c(3610.5908698897347,4059.7255565930545),c(3086.93690806227,2763.8244608444243),c(2369.5501618224466,2467.946157567303),c(4148.950620632989,3511.547924940094),c(3345.2472872787484,3133.0989323763347),c(2539.6258075441874,2295.92388822014),c(1003.8299390343338,949.5629267963416),c(2877.219570480575,2309.6856697679127))
targetgene="ROSA26"
collabel=c("S01_MNSC501_F1","S02_MNSC501_F2")

# set up color using RColorBrewer
#library(RColorBrewer)
#colors <- brewer.pal(length(targetgenelist), "Set1")

colors=c( "#E41A1C", "#377EB8", "#4DAF4A", "#984EA3", "#FF7F00",  "#A65628", "#F781BF",
          "#999999", "#66C2A5", "#FC8D62", "#8DA0CB", "#E78AC3", "#A6D854", "#FFD92F", "#E5C494", "#B3B3B3", 
          "#8DD3C7", "#FFFFB3", "#BEBADA", "#FB8072", "#80B1D3", "#FDB462", "#B3DE69", "#FCCDE5",
          "#D9D9D9", "#BC80BD", "#CCEBC5", "#FFED6F")


## code

targetmatvec=unlist(targetmat)+1
yrange=range(targetmatvec[targetmatvec>0]);
# yrange[1]=1; # set the minimum value to 1
for(i in 1:length(targetmat)){
  vali=targetmat[[i]]+1;
  if(i==1){
    plot(1:length(vali),vali,type='b',las=1,pch=20,main=paste('sgRNAs in',targetgene),ylab='Read counts',xlab='Samples',xlim=c(0.7,length(vali)+0.3),ylim = yrange,col=colors[(i %% length(colors))],xaxt='n',log='y')
    axis(1,at=1:length(vali),labels=(collabel),las=2)
    # lines(0:100,rep(1,101),col='black');
  }else{
    lines(1:length(vali),vali,type='b',pch=20,col=colors[(i %% length(colors))])
  }
}




# parameters
# Do not modify the variables beginning with "__"
targetmat=list(c(1927.7371122219852,1646.8265252168435),c(3512.126022366622,3286.7721596598008),c(1792.1881013460113,1651.413785732768),c(1241.0407080672878,1204.1558854301434),c(2536.42889691032,1873.8959207550993),c(2081.828204774389,2286.749367188291),c(4317.108119974409,3566.595051131186),c(2583.1037921647826,2128.488879388901),c(1753.8251737396038,1536.732272834659),c(2427.0945532320584,2160.5997030003714))
targetgene="CCR5"
collabel=c("S01_MNSC501_F1","S02_MNSC501_F2")

# set up color using RColorBrewer
#library(RColorBrewer)
#colors <- brewer.pal(length(targetgenelist), "Set1")

colors=c( "#E41A1C", "#377EB8", "#4DAF4A", "#984EA3", "#FF7F00",  "#A65628", "#F781BF",
          "#999999", "#66C2A5", "#FC8D62", "#8DA0CB", "#E78AC3", "#A6D854", "#FFD92F", "#E5C494", "#B3B3B3", 
          "#8DD3C7", "#FFFFB3", "#BEBADA", "#FB8072", "#80B1D3", "#FDB462", "#B3DE69", "#FCCDE5",
          "#D9D9D9", "#BC80BD", "#CCEBC5", "#FFED6F")


## code

targetmatvec=unlist(targetmat)+1
yrange=range(targetmatvec[targetmatvec>0]);
# yrange[1]=1; # set the minimum value to 1
for(i in 1:length(targetmat)){
  vali=targetmat[[i]]+1;
  if(i==1){
    plot(1:length(vali),vali,type='b',las=1,pch=20,main=paste('sgRNAs in',targetgene),ylab='Read counts',xlab='Samples',xlim=c(0.7,length(vali)+0.3),ylim = yrange,col=colors[(i %% length(colors))],xaxt='n',log='y')
    axis(1,at=1:length(vali),labels=(collabel),las=2)
    # lines(0:100,rep(1,101),col='black');
  }else{
    lines(1:length(vali),vali,type='b',pch=20,col=colors[(i %% length(colors))])
  }
}




# parameters
# Do not modify the variables beginning with "__"
targetmat=list(c(2844.6110820151284,2259.225804092745),c(2590.136995559291,2227.1149804812744),c(9404.671702710839,6977.223244720944),c(1553.6985680595103,1160.5769105288618),c(3217.370861924056,2458.7716365354545),c(4751.887966180363,5002.407592615509),c(3438.5970777876737,2933.553099933625),c(3251.897496769823,2633.08753614058),c(3181.565462824742,2378.494577506778),c(5163.010673695698,4027.614732981584))
targetgene="CTRL"
collabel=c("S01_MNSC501_F1","S02_MNSC501_F2")

# set up color using RColorBrewer
#library(RColorBrewer)
#colors <- brewer.pal(length(targetgenelist), "Set1")

colors=c( "#E41A1C", "#377EB8", "#4DAF4A", "#984EA3", "#FF7F00",  "#A65628", "#F781BF",
          "#999999", "#66C2A5", "#FC8D62", "#8DA0CB", "#E78AC3", "#A6D854", "#FFD92F", "#E5C494", "#B3B3B3", 
          "#8DD3C7", "#FFFFB3", "#BEBADA", "#FB8072", "#80B1D3", "#FDB462", "#B3DE69", "#FCCDE5",
          "#D9D9D9", "#BC80BD", "#CCEBC5", "#FFED6F")


## code

targetmatvec=unlist(targetmat)+1
yrange=range(targetmatvec[targetmatvec>0]);
# yrange[1]=1; # set the minimum value to 1
for(i in 1:length(targetmat)){
  vali=targetmat[[i]]+1;
  if(i==1){
    plot(1:length(vali),vali,type='b',las=1,pch=20,main=paste('sgRNAs in',targetgene),ylab='Read counts',xlab='Samples',xlim=c(0.7,length(vali)+0.3),ylim = yrange,col=colors[(i %% length(colors))],xaxt='n',log='y')
    axis(1,at=1:length(vali),labels=(collabel),las=2)
    # lines(0:100,rep(1,101),col='black');
  }else{
    lines(1:length(vali),vali,type='b',pch=20,col=colors[(i %% length(colors))])
  }
}




# parameters
# Do not modify the variables beginning with "__"
targetmat=list(c(2116.9942217469297,1442.6934322582097),c(2732.079827702999,1587.192138509827),c(2656.6327367437307,1518.3832307709615),c(2000.6266746741596,1594.0730292837136),c(1540.2715433972678,1178.9259525925593),c(4169.410848689739,2183.5360055799933))
targetgene="mKate2"
collabel=c("S01_MNSC501_F1","S02_MNSC501_F2")

# set up color using RColorBrewer
#library(RColorBrewer)
#colors <- brewer.pal(length(targetgenelist), "Set1")

colors=c( "#E41A1C", "#377EB8", "#4DAF4A", "#984EA3", "#FF7F00",  "#A65628", "#F781BF",
          "#999999", "#66C2A5", "#FC8D62", "#8DA0CB", "#E78AC3", "#A6D854", "#FFD92F", "#E5C494", "#B3B3B3", 
          "#8DD3C7", "#FFFFB3", "#BEBADA", "#FB8072", "#80B1D3", "#FDB462", "#B3DE69", "#FCCDE5",
          "#D9D9D9", "#BC80BD", "#CCEBC5", "#FFED6F")


## code

targetmatvec=unlist(targetmat)+1
yrange=range(targetmatvec[targetmatvec>0]);
# yrange[1]=1; # set the minimum value to 1
for(i in 1:length(targetmat)){
  vali=targetmat[[i]]+1;
  if(i==1){
    plot(1:length(vali),vali,type='b',las=1,pch=20,main=paste('sgRNAs in',targetgene),ylab='Read counts',xlab='Samples',xlim=c(0.7,length(vali)+0.3),ylim = yrange,col=colors[(i %% length(colors))],xaxt='n',log='y')
    axis(1,at=1:length(vali),labels=(collabel),las=2)
    # lines(0:100,rep(1,101),col='black');
  }else{
    lines(1:length(vali),vali,type='b',pch=20,col=colors[(i %% length(colors))])
  }
}



dev.off()
Sweave("S1A_c0_t1_summary.Rnw");
library(tools);

texi2dvi("S1A_c0_t1_summary.tex",pdf=TRUE);
